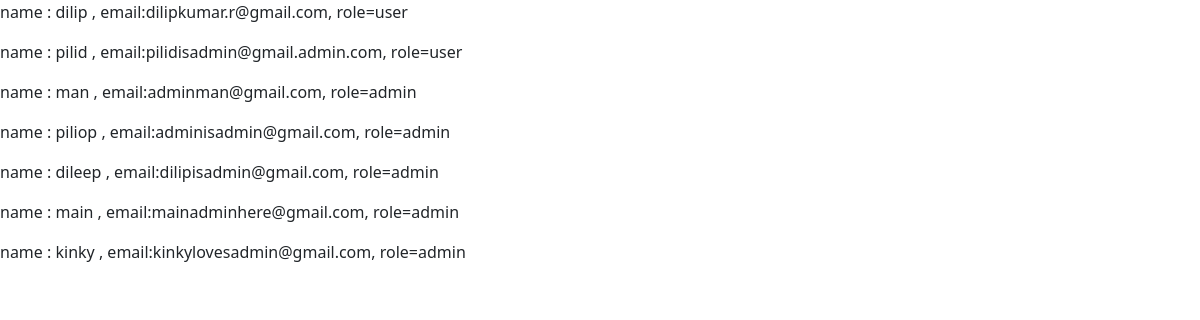
Before: /view_data with the older database file.
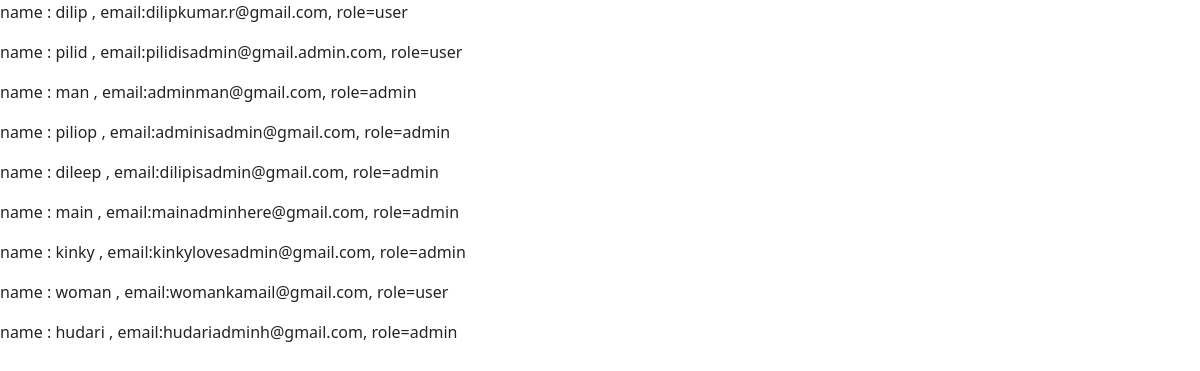
After: the same page with the newer database file.
### app.py (models this page shows, shortened)
class users(db.Model):
    id = db.Column(db.Integer, primary_key=True)
    usr_name = db.Column(db.String, nullable=False, unique=True)
    usr_email = db.Column(db.String, nullable=False, unique=True)
    role = db.Column(db.String, nullable=False)

### app.py (the view)
@app.route("/view_data")
def view_data():
    return render_template("show_data.html", values=users.query.all())

### templates/show_data.html (shortened to what this page needs)
{%extends "base.html"%}
{%block content%}
{%for item in values%}
<p> name : {{item.usr_name}} , email:{{item.usr_email}}, role={{item.role}} </p>
{%endfor%}
{%endblock%}

### templates/base.html (shortened to what this page needs)
<!DOCTYPE html>
<html>
  <head>
    <link href="https://cdn.jsdelivr.net/npm/bootstrap@5.3.3/dist/css/bootstrap.min.css" rel="stylesheet">
  </head>
  <body>
    {%block content%} {%endblock%}
  </body>
</html>

Changed rows visible on the page:
added users: usr_name "woman", usr_email "womankamail@gmail.com", role "user"
added users: usr_name "hudari", usr_email "hudariadminh@gmail.com", role "admin"
